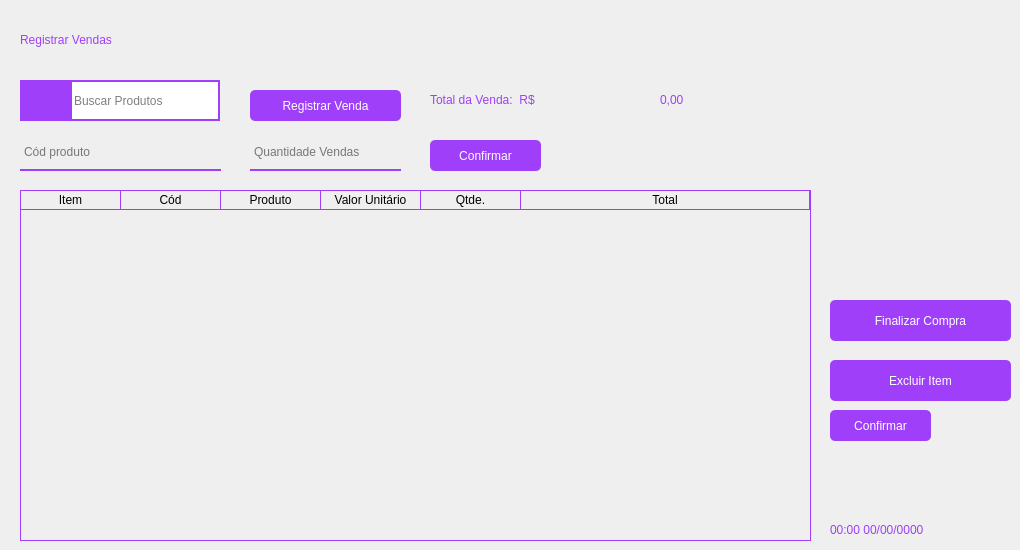
      <widget class="QWidget" name="pg_vendas">
       <widget class="QLabel" name="lbl_titulo_vendas">
        <property name="geometry">
         <rect>
          <x>20</x>
          <y>20</y>
          <width>551</width>
          <height>41</height>
         </rect>
        </property>
        <property name="styleSheet">
         <string notr="true">font: 16pt &quot;Montserrat&quot;;
color: #9f3ffa;
</string>
        </property>
        <property name="text">
         <string>Registrar Vendas</string>
        </property>
        <property name="textFormat">
         <enum>Qt::AutoText</enum>
        </property>
        <property name="wordWrap">
         <bool>false</bool>
        </property>
        <property name="textInteractionFlags">
         <set>Qt::TextBrowserInteraction</set>
        </property>
       </widget>
       <widget class="QTableWidget" name="tabela_vendas">
        <property name="geometry">
         <rect>
          <x>20</x>
          <y>190</y>
          <width>791</width>
          <height>351</height>
         </rect>
        </property>
        <property name="styleSheet">
         <string notr="true">QTableWidget {
	gridline-color: #9f3ffa;;
	background-color: transparent;
	outline: 0;
	border: 1px solid #9f3ffa;
	border-top: 0px
	
}

QTableWidget::item:selected{
	background-color:#9f3ffa;;
}

QTableWidget::horizontalHeader {	
	background-color: #9f3ffa;
}

QHeaderView::section:horizontal
{
    border: 1px solid #9f3ffa;
	background-color: transparent;
	border-left: 0px;
	color: black;

}
</string>
        </property>
        <property name="frameShape">
         <enum>QFrame::Panel</enum>
        </property>
        <property name="frameShadow">
         <enum>QFrame::Sunken</enum>
        </property>
        <property name="editTriggers">
         <set>QAbstractItemView::SelectedClicked</set>
        </property>
        <property name="tabKeyNavigation">
         <bool>true</bool>
        </property>
        <property name="showDropIndicator" stdset="0">
         <bool>false</bool>
        </property>
        <property name="alternatingRowColors">
         <bool>false</bool>
        </property>
        <property name="selectionMode">
         <enum>QAbstractItemView::ExtendedSelection</enum>
        </property>
        <property name="gridStyle">
         <enum>Qt::SolidLine</enum>
        </property>
        <property name="sortingEnabled">
         <bool>true</bool>
        </property>
        <attribute name="horizontalHeaderStretchLastSection">
         <bool>true</bool>
        </attribute>
        <attribute name="verticalHeaderVisible">
         <bool>false</bool>
        </attribute>
        <attribute name="verticalHeaderShowSortIndicator" stdset="0">
         <bool>false</bool>
        </attribute>
        <attribute name="verticalHeaderStretchLastSection">
         <bool>false</bool>
        </attribute>
        <column>
         <property name="text">
          <string>Item</string>
         </property>
        </column>
        <column>
         <property name="text">
          <string>Cód</string>
         </property>
        </column>
        <column>
         <property name="text">
          <string>Produto</string>
         </property>
        </column>
        <column>
         <property name="text">
          <string>Valor Unitário</string>
         </property>
        </column>
        <column>
         <property name="text">
          <string>Qtde.</string>
         </property>
        </column>
        <column>
         <property name="text">
          <string>Total</string>
         </property>
        </column>
       </widget>
       <widget class="QLineEdit" name="line_codigo_vendas">
        <property name="geometry">
         <rect>
          <x>20</x>
          <y>140</y>
          <width>201</width>
          <height>31</height>
         </rect>
        </property>
        <property name="styleSheet">
         <string notr="true">background-color: rgba(0, 0 , 0, 0);
border: 2px solid rgba(0,0,0,0);
border-bottom-color: rgb(159, 63, 250);
color: rgb(0,0,0);
padding-bottom: 8px;
border-radius: 0px;
font: 10pt &quot;Montserrat&quot;;</string>
        </property>
        <property name="placeholderText">
         <string>Cód produto</string>
        </property>
        <property name="clearButtonEnabled">
         <bool>true</bool>
        </property>
       </widget>
       <widget class="QLineEdit" name="line_quantidade_vendas">
        <property name="geometry">
         <rect>
          <x>250</x>
          <y>140</y>
          <width>151</width>
          <height>31</height>
         </rect>
        </property>
        <property name="styleSheet">
         <string notr="true">background-color: rgba(0, 0 , 0, 0);
border: 2px solid rgba(0,0,0,0);
border-bottom-color: rgb(159, 63, 250);
color: rgb(0,0,0);
padding-bottom: 8px;
border-radius: 0px;
font: 10pt &quot;Montserrat&quot;;</string>
        </property>
        <property name="placeholderText">
         <string>Quantidade Vendas</string>
        </property>
        <property name="clearButtonEnabled">
         <bool>true</bool>
        </property>
       </widget>
       <widget class="QPushButton" name="btn_pesquisar">
        <property name="geometry">
         <rect>
          <x>20</x>
          <y>80</y>
          <width>51</width>
          <height>41</height>
         </rect>
        </property>
        <property name="styleSheet">
         <string notr="true">QPushButton {
border: 2px;
background-color: rgb(159, 63, 250);
color: white;

font: 10pt &quot;Montserrat&quot;;
outline: 0;
}

QPushButton:hover {
	background-color: rgb(197, 62, 255);
}
</string>
        </property>
        <property name="text">
         <string/>
        </property>
        <property name="icon">
         <iconset resource="../QRC/file_principal_rc.qrc">
          <normaloff>:/icones/lupa.png</normaloff>:/icones/lupa.png</iconset>
        </property>
        <property name="iconSize">
         <size>
          <width>25</width>
          <height>25</height>
         </size>
        </property>
       </widget>
       <widget class="QLineEdit" name="line_search_bar_vendas">
        <property name="geometry">
         <rect>
          <x>70</x>
          <y>80</y>
          <width>150</width>
          <height>41</height>
         </rect>
        </property>
        <property name="styleSheet">
         <string notr="true">border: 2px solid #9f3ffa;
font: 10pt &quot;Montserrat&quot;;</string>
        </property>
        <property name="cursorPosition">
         <number>0</number>
        </property>
        <property name="placeholderText">
         <string>Buscar Produtos</string>
        </property>
        <property name="clearButtonEnabled">
         <bool>true</bool>
        </property>
       </widget>
       <widget class="QLabel" name="lbl_total_venda">
        <property name="geometry">
         <rect>
          <x>430</x>
          <y>80</y>
          <width>251</width>
          <height>41</height>
         </rect>
        </property>
        <property name="styleSheet">
         <string notr="true">font: 18pt &quot;Montserrat&quot;;
color: #9f3ffa;
</string>
        </property>
        <property name="text">
         <string>Total da Venda:  R$</string>
        </property>
        <property name="textFormat">
         <enum>Qt::AutoText</enum>
        </property>
        <property name="wordWrap">
         <bool>false</bool>
        </property>
        <property name="textInteractionFlags">
         <set>Qt::TextBrowserInteraction</set>
        </property>
       </widget>
       <widget class="QLabel" name="lbl_total_valor">
        <property name="geometry">
         <rect>
          <x>660</x>
          <y>80</y>
          <width>131</width>
          <height>41</height>
         </rect>
        </property>
        <property name="styleSheet">
         <string notr="true">font: 18pt &quot;Montserrat&quot;;
color: #9f3ffa;
</string>
        </property>
        <property name="text">
         <string>0,00</string>
        </property>
        <property name="textFormat">
         <enum>Qt::AutoText</enum>
        </property>
        <property name="wordWrap">
         <bool>false</bool>
        </property>
        <property name="textInteractionFlags">
         <set>Qt::TextBrowserInteraction</set>
        </property>
       </widget>
       <widget class="QPushButton" name="btn_adicionar_compra">
        <property name="geometry">
         <rect>
          <x>250</x>
          <y>90</y>
          <width>151</width>
          <height>31</height>
         </rect>
        </property>
        <property name="styleSheet">
         <string notr="true">QPushButton {
border: 2px;
background-color: rgb(159, 63, 250);
color: white;
border-radius: 5px;
font: 10pt &quot;Montserrat&quot;;
outline: 0;
}

QPushButton:hover {
	background-color: rgb(197, 62, 255);
}
</string>
        </property>
        <property name="text">
         <string>Registrar Venda</string>
        </property>
       </widget>
       <widget class="QPushButton" name="btn_excluir_item">
        <property name="geometry">
         <rect>
          <x>830</x>
          <y>360</y>
          <width>181</width>
          <height>41</height>
         </rect>
        </property>
        <property name="styleSheet">
         <string notr="true">QPushButton {
border: 2px;
background-color: rgb(159, 63, 250);
color: white;
border-radius: 5px;
font: 10pt &quot;Montserrat&quot;;
outline: 0;
}

QPushButton:hover {
	background-color: rgb(255, 17, 49);
}
</string>
        </property>
        <property name="text">
         <string>Excluir Item</string>
        </property>
       </widget>
       <widget class="QPushButton" name="btn_finalizar_compra">
        <property name="geometry">
         <rect>
          <x>830</x>
          <y>300</y>
          <width>181</width>
          <height>41</height>
         </rect>
        </property>
        <property name="styleSheet">
         <string notr="true">QPushButton {
border: 2px;
background-color: rgb(159, 63, 250);
color: white;
border-radius: 5px;
font: 10pt &quot;Montserrat&quot;;
outline: 0;
}

QPushButton:hover {
	background-color: rgb(197, 62, 255);
}
</string>
        </property>
        <property name="text">
         <string>Finalizar Compra</string>
        </property>
       </widget>
       <widget class="QPushButton" name="btn_confirmar_cliente">
        <property name="geometry">
         <rect>
          <x>830</x>
          <y>410</y>
          <width>101</width>
          <height>31</height>
         </rect>
        </property>
        <property name="styleSheet">
         <string notr="true">QPushButton {
border: 2px;
background-color: rgb(159, 63, 250);
color: white;
border-radius: 5px;
font: 10pt &quot;Montserrat&quot;;
outline: 0;
}

QPushButton:hover {
	background-color: rgb(197, 62, 255);
}
</string>
        </property>
        <property name="text">
         <string>Confirmar</string>
        </property>
       </widget>
       <widget class="QLabel" name="lbl_hora_data">
        <property name="geometry">
         <rect>
          <x>830</x>
          <y>520</y>
          <width>181</width>
          <height>21</height>
         </rect>
        </property>
        <property name="styleSheet">
         <string notr="true">font: 13pt &quot;Montserrat&quot;;
color: #9f3ffa;
</string>
        </property>
        <property name="text">
         <string>00:00 00/00/0000</string>
        </property>
        <property name="textFormat">
         <enum>Qt::AutoText</enum>
        </property>
        <property name="wordWrap">
         <bool>false</bool>
        </property>
        <property name="textInteractionFlags">
         <set>Qt::LinksAccessibleByKeyboard|Qt::LinksAccessibleByMouse</set>
        </property>
       </widget>
       <widget class="QPushButton" name="btn_confirmar_troco">
        <property name="geometry">
         <rect>
          <x>430</x>
          <y>140</y>
          <width>111</width>
          <height>31</height>
         </rect>
        </property>
        <property name="styleSheet">
         <string notr="true">QPushButton {
border: 2px;
background-color: rgb(159, 63, 250);
color: white;
border-radius: 5px;
font: 10pt &quot;Montserrat&quot;;
outline: 0;
}

QPushButton:hover {
	background-color: rgb(197, 62, 255);
}
</string>
        </property>
        <property name="text">
         <string>Confirmar</string>
        </property>
       </widget>
      </widget>
